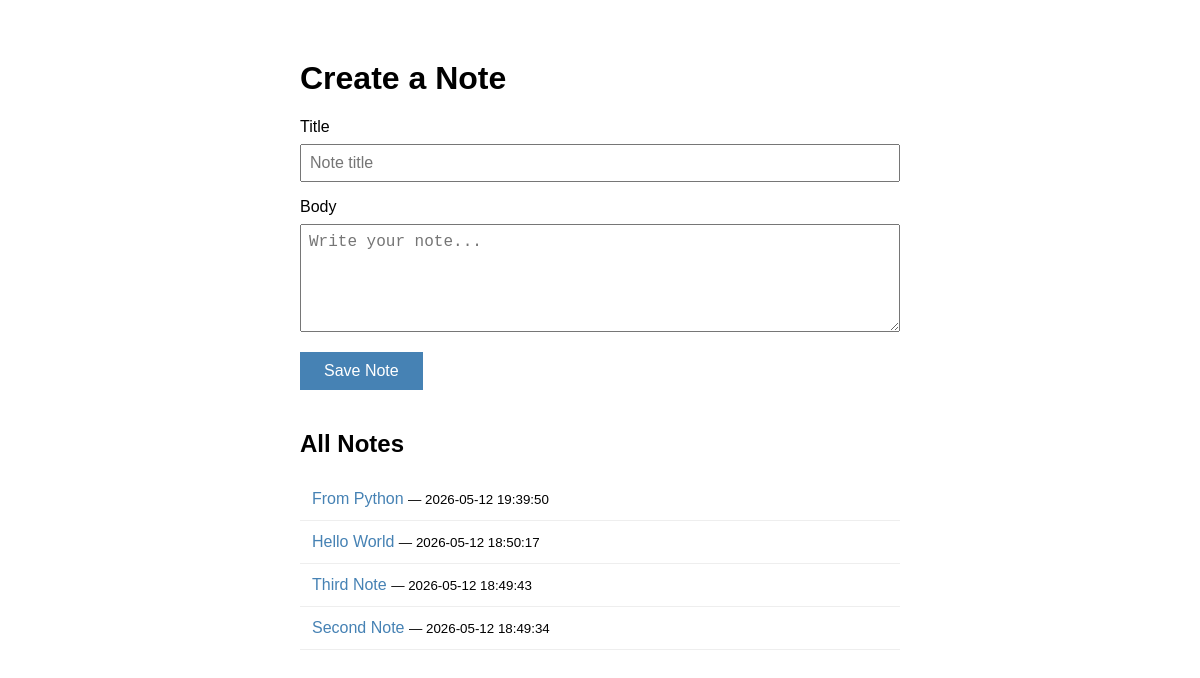
Before: / with the older database file.
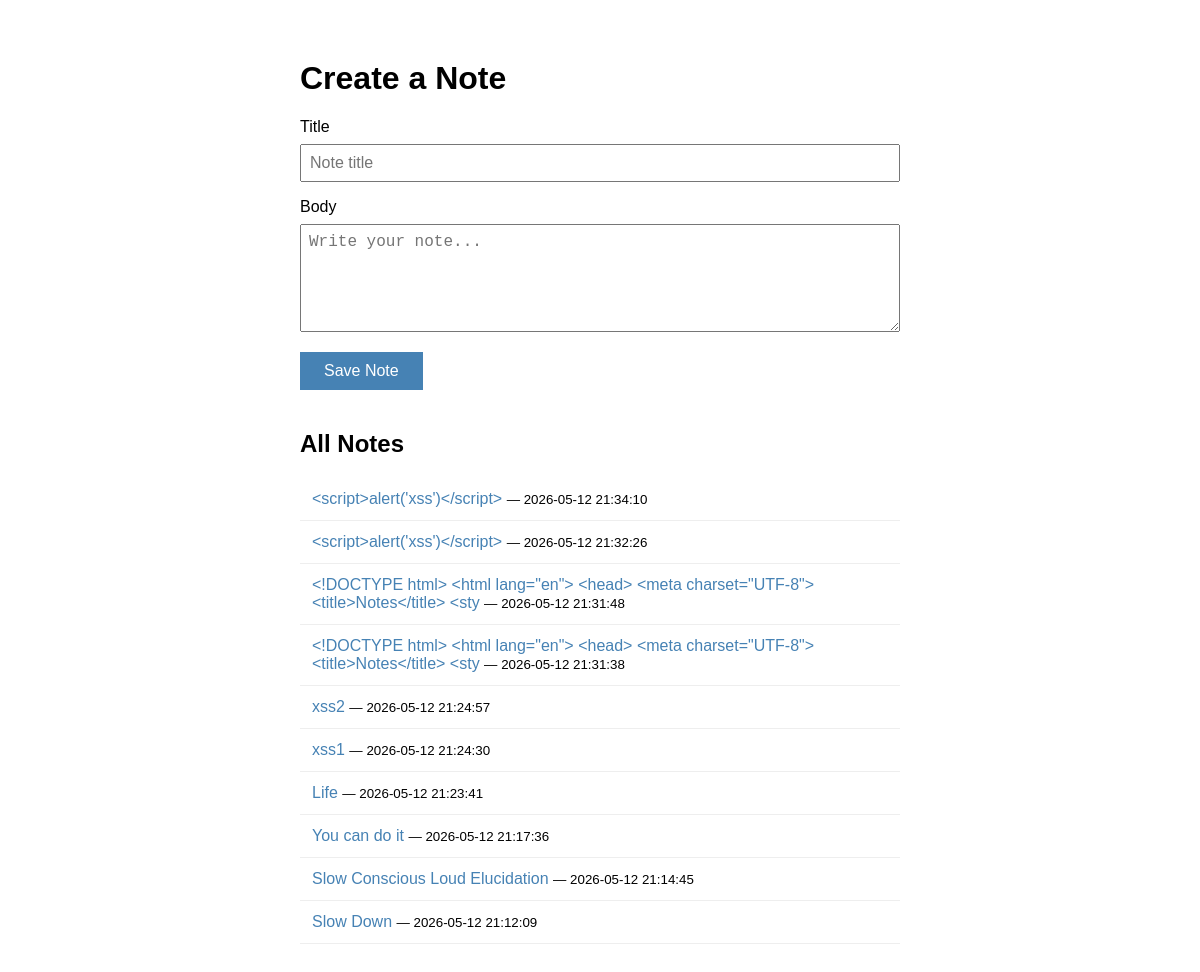
After: the same page with the newer database file.
### tables this page shows
CREATE TABLE notes (
    id         INTEGER PRIMARY KEY AUTOINCREMENT,
    short_id   TEXT    NOT NULL UNIQUE,
    title      TEXT    NOT NULL,
    body       TEXT    NOT NULL,
    created_at TEXT    NOT NULL DEFAULT (datetime('now'))
);

### app.py (the view)
@app.route("/")
def home():
    notes = get_all_notes()
    return render_template("home.html", notes=notes)

### database.py (called while the page is built)
def get_connection():
    conn = sqlite3.connect(DB_PATH)
    conn.row_factory = sqlite3.Row
    return conn

def get_all_notes():
    conn   = get_connection()
    cursor = conn.cursor()
    cursor.execute("SELECT * FROM notes ORDER BY created_at DESC")
    rows = cursor.fetchall()
    conn.close()
    return rows

### templates/home.html (shortened to what this page needs)
<!DOCTYPE html>
<html lang="en">
<head>
</head>
<body>
    <h1>Create a Note</h1>
    <form action="/note" method="POST">
        <label>Title</label>
        <input type="text" name="title"
               value="{{ form_title or '' }}"
               placeholder="Note title"
               maxlength="100">
        <label>Body</label>
        <textarea name="body" rows="5"
                  placeholder="Write your note...">{{ form_body or '' }}</textarea>
        <button type="submit">Save Note</button>
    </form>
    <div class="note-list">
        <h2>All Notes</h2>
        {% if notes %}
            {% for note in notes %}
            <div class="note-item">
                <a href="/note/{{ note['short_id'] }}">{{ note['title'] }}</a>
                <small> — {{ note['created_at'] }}</small>
            </div>
            {% endfor %}
        {% else %}
            <p>No notes yet.</p>
        {% endif %}
    </div>
</body>
</html>

### templates/home.html (style rules this page uses)
body { font-family: sans-serif; max-width: 600px; margin: 60px auto; }
input, textarea { width: 100%; padding: 8px; margin: 8px 0 16px; box-sizing: border-box; font-size: 1rem; }
button { padding: 10px 24px; background: steelblue; color: white; border: none; cursor: pointer; font-size: 1rem; }
.note-list { margin-top: 40px; }
.note-item { padding: 12px; border-bottom: 1px solid #eee; }
a { color: steelblue; text-decoration: none; }

Changed rows visible on the page:
removed notes: title "From Python", created_at "2026-05-12 19:39:50"
removed notes: title "Hello World", created_at "2026-05-12 18:50:17"
removed notes: title "Third Note", created_at "2026-05-12 18:49:43"
removed notes: title "Second Note", created_at "2026-05-12 18:49:34"
added notes: title "<script>alert('xss')</script>", created_at "2026-05-12 21:34:10"
added notes: title "<script>alert('xss')</script>", created_at "2026-05-12 21:32:26"
added notes: title "<!DOCTYPE html> <html lang=\"en\"> <head> <meta charset=\"UTF-8\"> <title>Notes</title> <sty", created_at "2026-05-12 21:31:48"
added notes: title "<!DOCTYPE html> <html lang=\"en\"> <head> <meta charset=\"UTF-8\"> <title>Notes</title> <sty", created_at "2026-05-12 21:31:38"
added notes: title "xss2", created_at "2026-05-12 21:24:57"
added notes: title "xss1", created_at "2026-05-12 21:24:30"
added notes: title "Life", created_at "2026-05-12 21:23:41"
added notes: title "You can do it", created_at "2026-05-12 21:17:36"
added notes: title "Slow Conscious Loud Elucidation", created_at "2026-05-12 21:14:45"
added notes: title "Slow Down", created_at "2026-05-12 21:12:09"
